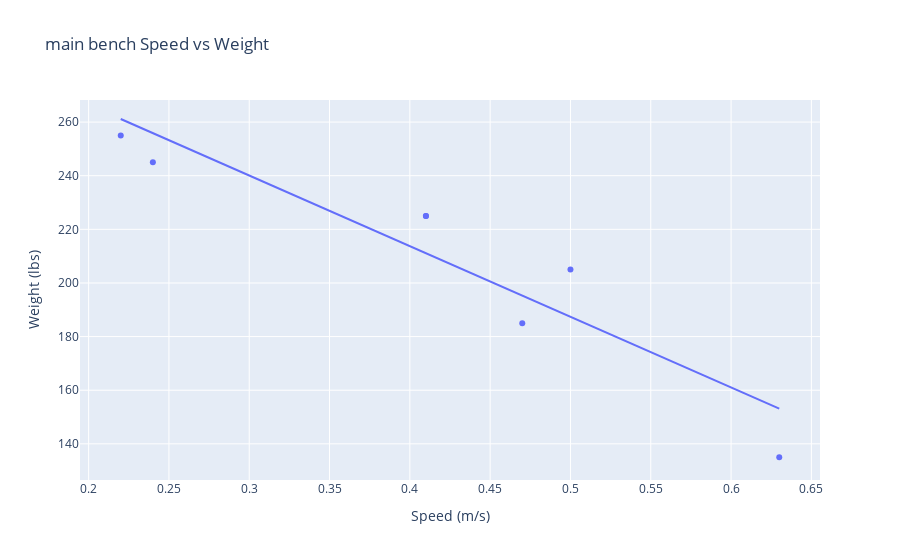
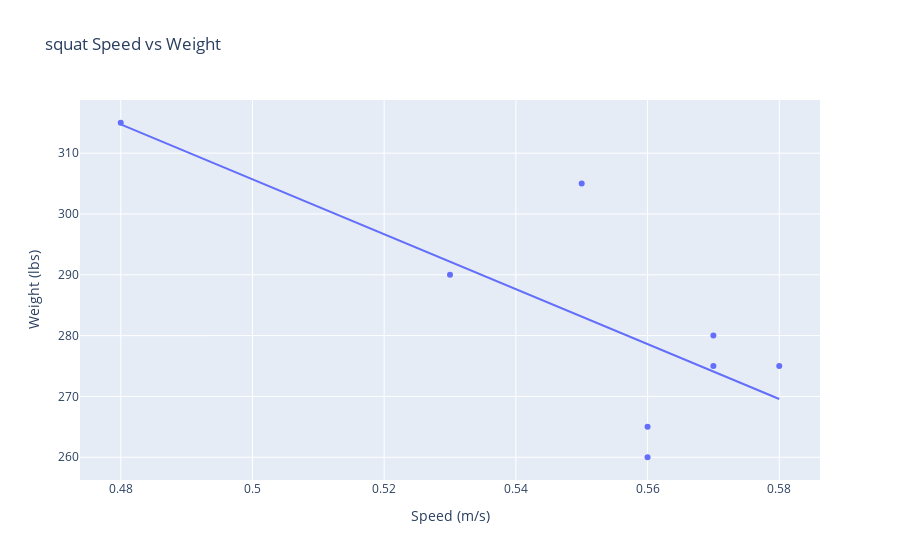
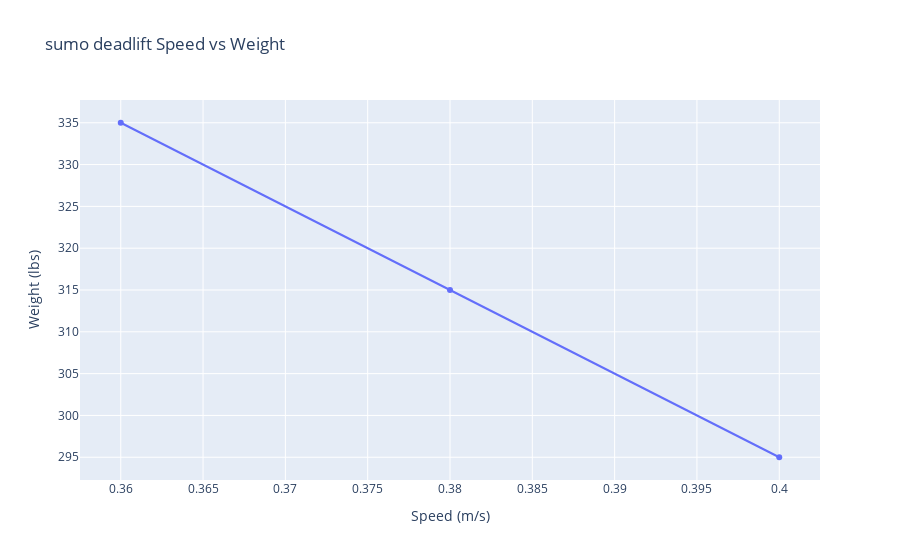

Here is the notebook cell these charts were saved with, in order:
### Code cell
def plotSpeedVsWeight(df,exercise,startDate, minSpeed):
    ex = df.loc[df['Exercise'] == exercise]
    exDays = pd.unique(ex['Workout Start Time'])
    daysToAnalyze = []
    for day in exDays:
        datetime_object = datetime.strptime(day, '%m/%d/%Y, %H:%M:%S %p')
        if datetime_object >= startDate:
            daysToAnalyze.append(day)
    
    weights = []
    speeds = []
    for date in daysToAnalyze:
        day = ex.loc[ex['Workout Start Time'] == date]
        day['Weight'] = day['Weight'].str.strip('-')
        day['Weight'] = pd.to_numeric(day['Weight'])
        unqWeights = pd.unique(day['Weight'])
        for weight in unqWeights:
            reps = day.loc[day['Weight'] == weight]
            maxVelocity = reps.max(numeric_only=True)['Avg Velocity (m/s)']
            weights.append(weight)
            speeds.append(maxVelocity)
        
    fig = px.scatter(df, x=speeds, y=weights, title=exercise+' Speed vs Weight',trendline="ols") 
    fig.update_layout(
    xaxis_title="Speed (m/s)", yaxis_title="Weight (lbs)")
    results = px.get_trendline_results(fig)
   
    b = results.iloc[0]["px_fit_results"].params[0]
    m  = results.iloc[0]["px_fit_results"].params[1]
    rsq = results.iloc[0]["px_fit_results"].rsquared
    
    e1RM = m*minSpeed + b
    fig.add_annotation(dict(font=dict(color='red',size=15),
                                        x=0,
                                        y=-0.3,
                                        showarrow=False,
                                        text= f"E1RM = {e1RM:.1f}"+"  "+ f"RSQ = {rsq:.1f}",
                                        textangle=0,
                                        xanchor='left',
                                        xref="paper",
                                        yref="paper"))
    

    fig.show()

startDate = datetime.now() - relativedelta(days=15)
plotSpeedVsWeight(df,'main bench', startDate, 0.15)
plotSpeedVsWeight(df,'squat',startDate, 0.3)
plotSpeedVsWeight(df,'sumo deadlift',startDate, 0.25)

### Figure 1 — Plotly figure (JSON) as saved in the notebook; plotly's stock layout.template omitted (floating-point values rounded to 4 significant figures)
{"data": [{"hovertemplate": "x=%{x}<br>y=%{y}<extra></extra>", "legendgroup": "", "marker": {"color": "#636efa", "symbol": "circle"}, "mode": "markers", "name": "", "orientation": "v", "showlegend": false, "type": "scatter", "x": [0.41, 0.24, 0.22, 0.63, 0.47, 0.5, 0.41], "xaxis": "x", "y": [225, 245, 255, 135, 185, 205, 225], "yaxis": "y"}, {"hovertemplate": "<b>OLS trendline</b><br>y = -263.476 * x + 319.116<br>R<sup>2</sup>=0.870831<br><br>x=%{x}<br>y=%{y} <b>(trend)</b><extra></extra>", "legendgroup": "", "marker": {"color": "#636efa", "symbol": "circle"}, "mode": "lines", "name": "", "showlegend": false, "type": "scatter", "x": [0.22, 0.24, 0.41, 0.41, 0.47, 0.5, 0.63], "xaxis": "x", "y": [261.2, 255.9, 211.1, 211.1, 195.3, 187.4, 153.1], "yaxis": "y"}], "layout": {"annotations": [{"font": {"color": "red", "size": 15}, "showarrow": false, "text": "E1RM = 279.6  RSQ = 0.9", "textangle": 0, "x": 0, "xanchor": "left", "xref": "paper", "y": -0.3, "yref": "paper"}], "autosize": true, "legend": {"tracegroupgap": 0}, "title": {"text": "main bench Speed vs Weight"}, "xaxis": {"anchor": "y", "autorange": true, "domain": [0, 1], "range": [0.1962, 0.6538], "title": {"text": "Speed (m/s)"}, "type": "linear"}, "yaxis": {"anchor": "x", "autorange": true, "domain": [0, 1], "range": [124.8, 268.3], "title": {"text": "Weight (lbs)"}, "type": "linear"}}}

### Figure 2 — Plotly figure (JSON) as saved in the notebook; plotly's stock layout.template omitted (floating-point values rounded to 4 significant figures)
{"data": [{"hovertemplate": "x=%{x}<br>y=%{y}<extra></extra>", "legendgroup": "", "marker": {"color": "#636efa", "symbol": "circle"}, "mode": "markers", "name": "", "orientation": "v", "showlegend": false, "type": "scatter", "x": [0.57, 0.57, 0.55, 0.48, 0.53, 0.56, 0.58, 0.56], "xaxis": "x", "y": [280, 275, 305, 315, 290, 265, 275, 260], "yaxis": "y"}, {"hovertemplate": "<b>OLS trendline</b><br>y = -451.389 * x + 531.389<br>R<sup>2</sup>=0.576005<br><br>x=%{x}<br>y=%{y} <b>(trend)</b><extra></extra>", "legendgroup": "", "marker": {"color": "#636efa", "symbol": "circle"}, "mode": "lines", "name": "", "showlegend": false, "type": "scatter", "x": [0.48, 0.53, 0.55, 0.56, 0.56, 0.57, 0.57, 0.58], "xaxis": "x", "y": [314.7, 292.2, 283.1, 278.6, 278.6, 274.1, 274.1, 269.6], "yaxis": "y"}], "layout": {"annotations": [{"font": {"color": "red", "size": 15}, "showarrow": false, "text": "E1RM = 396.0  RSQ = 0.6", "textangle": 0, "x": 0, "xanchor": "left", "xref": "paper", "y": -0.3, "yref": "paper"}], "autosize": true, "legend": {"tracegroupgap": 0}, "title": {"text": "squat Speed vs Weight"}, "xaxis": {"anchor": "y", "autorange": true, "domain": [0, 1], "range": [0.4742, 0.5858], "title": {"text": "Speed (m/s)"}, "type": "linear"}, "yaxis": {"anchor": "x", "autorange": true, "domain": [0, 1], "range": [255.5, 319.5], "title": {"text": "Weight (lbs)"}, "type": "linear"}}}

### Figure 3 — Plotly figure (JSON) as saved in the notebook; plotly's stock layout.template omitted (floating-point values rounded to 4 significant figures)
{"data": [{"hovertemplate": "x=%{x}<br>y=%{y}<extra></extra>", "legendgroup": "", "marker": {"color": "#636efa", "symbol": "circle"}, "mode": "markers", "name": "", "orientation": "v", "showlegend": false, "type": "scatter", "x": [0.4, 0.38, 0.36], "xaxis": "x", "y": [295, 315, 335], "yaxis": "y"}, {"hovertemplate": "<b>OLS trendline</b><br>y = -1000 * x + 695<br>R<sup>2</sup>=1.000000<br><br>x=%{x}<br>y=%{y} <b>(trend)</b><extra></extra>", "legendgroup": "", "marker": {"color": "#636efa", "symbol": "circle"}, "mode": "lines", "name": "", "showlegend": false, "type": "scatter", "x": [0.36, 0.38, 0.4], "xaxis": "x", "y": [335.0, 315.0, 295.0], "yaxis": "y"}], "layout": {"annotations": [{"font": {"color": "red", "size": 15}, "showarrow": false, "text": "E1RM = 445.0  RSQ = 1.0", "textangle": 0, "x": 0, "xanchor": "left", "xref": "paper", "y": -0.3, "yref": "paper"}], "autosize": true, "legend": {"tracegroupgap": 0}, "title": {"text": "sumo deadlift Speed vs Weight"}, "xaxis": {"anchor": "y", "autorange": true, "domain": [0, 1], "range": [0.3577, 0.4023], "title": {"text": "Speed (m/s)"}, "type": "linear"}, "yaxis": {"anchor": "x", "autorange": true, "domain": [0, 1], "range": [291.7, 338.3], "title": {"text": "Weight (lbs)"}, "type": "linear"}}}
